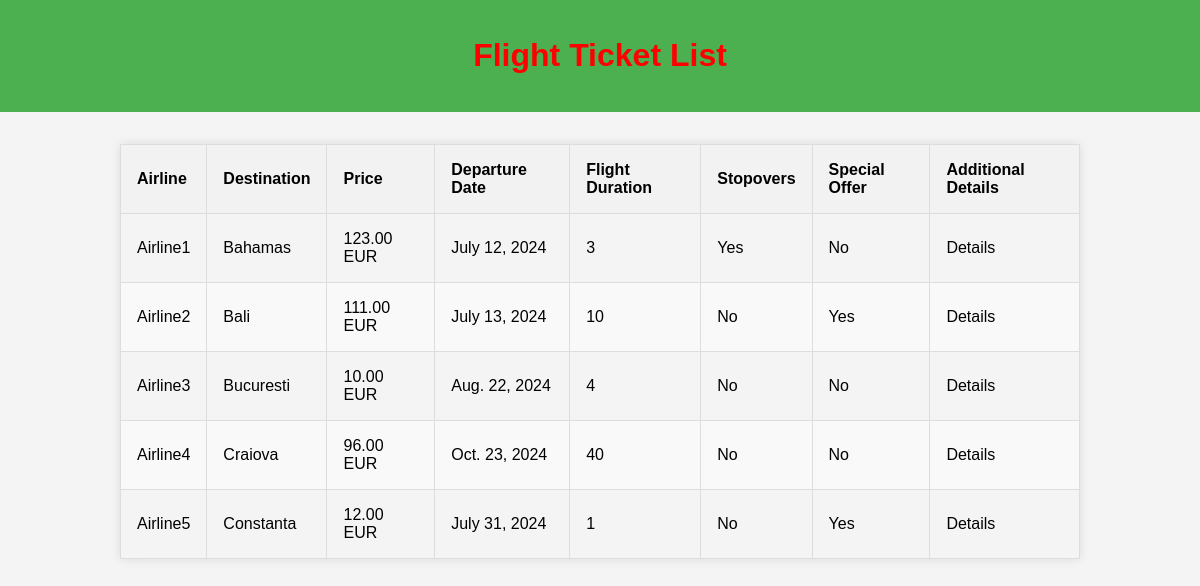
The page / on the database its author committed.
### tickets/models.py (models this page shows, shortened)
class Ticket(models.Model):
    TRANSPORT_CHOICES = [
        ('airplane', 'Airplane')
    ]
    airline = models.CharField(max_length=100)
    destination = models.CharField(max_length=100)
    price = models.DecimalField(max_digits=10, decimal_places=2)
    departure_date = models.DateField()
    duration = models.CharField(max_length=50)
    stopovers = models.BooleanField(default=False)
    special_offer = models.BooleanField(default=False)
    additional_details = models.TextField()
    transport_type = models.CharField(max_length=10, choices=TRANSPORT_CHOICES)

### tickets/views.py (the view)
# urls.py: path('', views.ticket_list, name='ticket_list'),
def ticket_list(request):
    tickets = Ticket.objects.all()
    return render(request, 'tickets/ticket_list.html', {'tickets': tickets})

### tickets/templates/tickets/ticket_list.html (shortened to what this page needs)
<!DOCTYPE html>
{% load static %}
<html lang="en">
<head>
    <link rel="stylesheet" href="{% static 'css/index.css' %}">
</head>
<body>
    <header>
        <h1 id="title">Flight Ticket List</h1>
    </header>
    <main>
        <table id="flight-tickets">
            <thead>
                <tr>
                    <th>Airline</th>
                    <th>Destination</th>
                    <th>Price</th>
                    <th>Departure Date</th>
                    <th>Flight Duration</th>
                    <th>Stopovers</th>
                    <th>Special Offer</th>
                    <th>Additional Details</th>
                </tr>
            </thead>
            <tbody>
                {% for ticket in tickets %}
                <tr>
                    <td>{{ ticket.airline }}</td>
                    <td>{{ ticket.destination }}</td>
                    <td>{{ ticket.price }} EUR</td>
                    <td>{{ ticket.departure_date }}</td>
                    <td>{{ ticket.duration }}</td>
                    <td>{{ ticket.stopovers|yesno:"Yes,No" }}</td>
                    <td>{{ ticket.special_offer|yesno:"Yes,No" }}</td>
                    <td>{{ ticket.additional_details }}</td>
                </tr>
                {% endfor %}
            </tbody>
        </table>
    </main>
</body>
</html>

### static/css/index.css (style rules this page uses)
body { font-family: Arial, sans-serif; margin: 0; padding: 0; background-color: #f4f4f4; }
header { background-color: #4CAF50; color: white; padding: 1em; text-align: center; }
h1 { opacity: 0; color: #ffffff; transition: opacity 0.5s ease-in-out; }
.show { opacity: 1; }
.change-color { color: red; }
table { width: 80%; margin: 2em auto; border-collapse: collapse; box-shadow: 0 0 10px rgba(0, 0, 0, 0.1); }
th, td { padding: 1em; border: 1px solid #ddd; text-align: left; }
th { background-color: #f2f2f2; }
tr:nth-child(even) { background-color: #f9f9f9; }

### rows shown on the page
Ticket: airline "Airline1", destination "Bahamas", price "123.00", departure_date "July 12, 2024", duration "3", stopovers "Yes", special_offer "No", additional_details "Details"
Ticket: airline "Airline2", destination "Bali", price "111.00", departure_date "July 13, 2024", duration "10", stopovers "No", special_offer "Yes", additional_details "Details"
Ticket: airline "Airline3", destination "Bucuresti", price "10.00", departure_date "Aug. 22, 2024", duration "4", stopovers "No", special_offer "No", additional_details "Details"
Ticket: airline "Airline4", destination "Craiova", price "96.00", departure_date "Oct. 23, 2024", duration "40", stopovers "No", special_offer "No", additional_details "Details"
Ticket: airline "Airline5", destination "Constanta", price "12.00", departure_date "July 31, 2024", duration "1", stopovers "No", special_offer "Yes", additional_details "Details"
